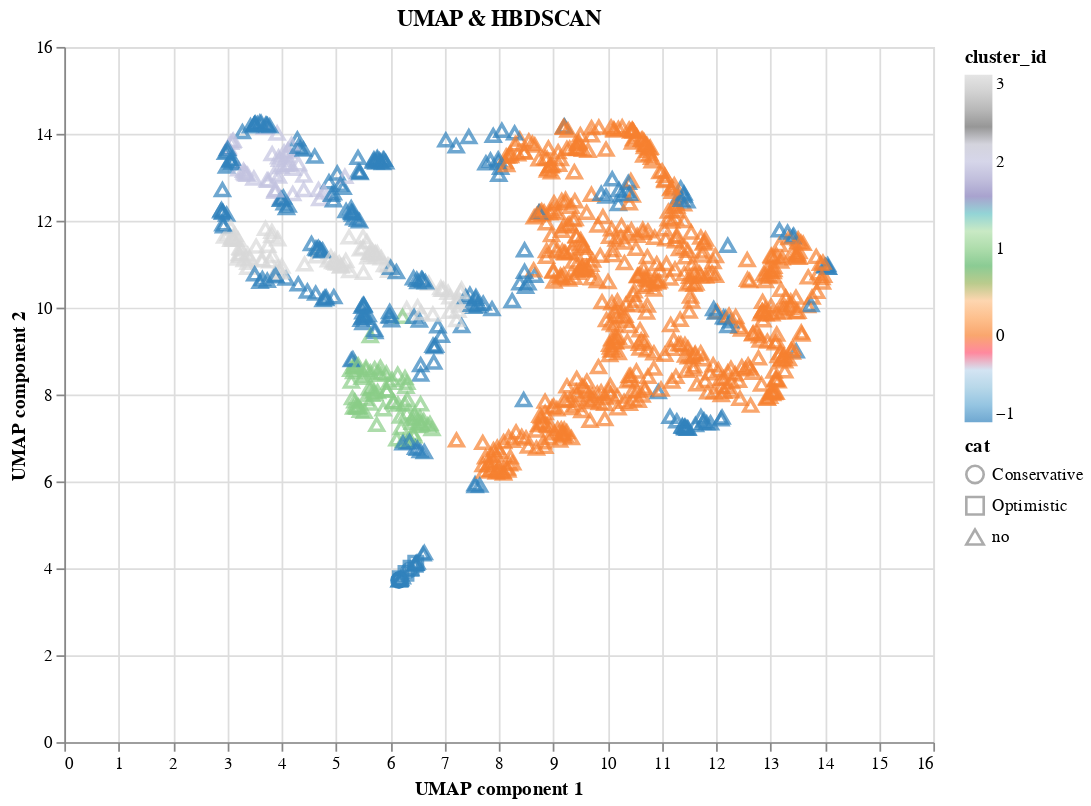

This figure's notebook cell:
### Code cell
alt.Chart(df_uh_c).mark_point(size=60).encode(
    x='UMAP component 1',
    y='UMAP component 2',
    color=alt.Color('cluster_id', scale=alt.Scale(scheme='category20c')),
    shape=alt.Shape('cat:N'),
    tooltip=['cat','cluster_id']
).properties(title='UMAP & HBDSCAN',height=400,width=500).interactive()

### Figure 1 — Vega-Lite specification as saved in the notebook (floating-point values rounded to 4 significant figures; data arrays with more than 128 entries replaced by an {"elided": "..."} marker saying what was removed)
{"config": {"view": {"continuousWidth": 400, "continuousHeight": 300}}, "data": {"name": "data-20a07c0b312b35f3d8b23f946452abef"}, "mark": {"type": "point", "size": 60}, "encoding": {"color": {"field": "cluster_id", "scale": {"scheme": "category20c"}, "type": "quantitative"}, "shape": {"field": "cat", "type": "nominal"}, "tooltip": [{"field": "cat", "type": "nominal"}, {"field": "cluster_id", "type": "quantitative"}], "x": {"field": "UMAP component 1", "type": "quantitative"}, "y": {"field": "UMAP component 2", "type": "quantitative"}}, "height": 400, "selection": {"selector016": {"type": "interval", "bind": "scales", "encodings": ["x", "y"]}}, "title": "UMAP & HBDSCAN", "width": 500, "$schema": "https://vega.github.io/schema/vega-lite/v4.17.0.json", "datasets": {"data-20a07c0b312b35f3d8b23f946452abef": {"elided": "1003 records"}}}
